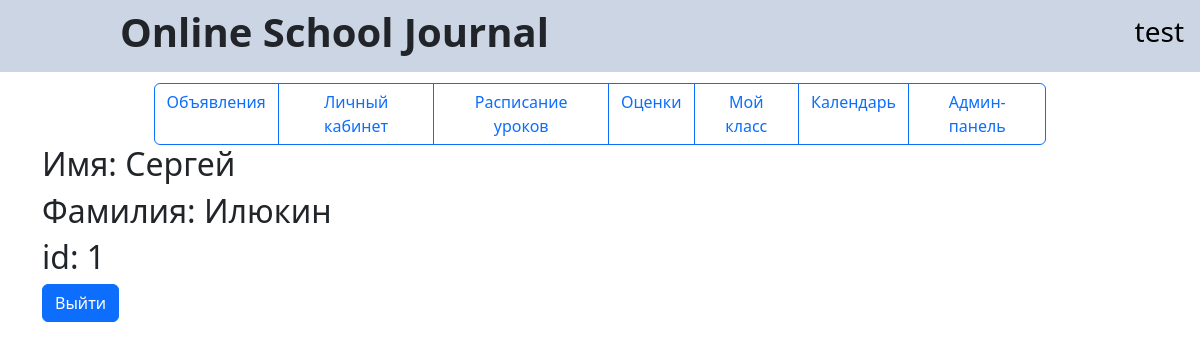
/menu/profile (signed in), run on the app's committed database.
### data/user_forming.py (models this page shows, shortened)
class User(SqlAlchemyBase, UserMixin):
    __tablename__ = 'users'
    id = sqlalchemy.Column(sqlalchemy.Integer,
                           primary_key=True, autoincrement=True)
    role = sqlalchemy.Column(sqlalchemy.String, nullable=True)
    login = sqlalchemy.Column(sqlalchemy.String, nullable=True, unique=True)
    hashed_password = sqlalchemy.Column(sqlalchemy.String, nullable=True)
    surname = sqlalchemy.Column(sqlalchemy.String, nullable=True)
    name = sqlalchemy.Column(sqlalchemy.String, nullable=True)
    age = sqlalchemy.Column(sqlalchemy.Integer, nullable=True)
    address = sqlalchemy.Column(sqlalchemy.String, nullable=True)
    modified_date = sqlalchemy.Column(sqlalchemy.DateTime,
                                      default=datetime.datetime.now)
    class_student = sqlalchemy.Column(sqlalchemy.String, nullable=True)
    marks = orm.relationship("Marks", back_populates='user')

### main.py (the view)
@app.route("/menu/profile", methods=['GET', 'POST'])
def menu_profile():
    if current_user.is_authenticated:
        return render_template("menu_profile.html", current_user=current_user)
    return redirect("/login")

### data/db_session.py (called while the page is built)
def create_session() -> Session:
    global __factory
    return __factory()

### main.py (called while the page is built)
@login_manager.user_loader
def load_user(user_id):
    db_sess = db_session.create_session()
    return db_sess.get(User, user_id)

### templates/menu_profile.html
{% extends "main.html" %}
{% block content %}
<h2>Имя: {{ current_user.name }}</h2>
<h2>Фамилия: {{ current_user.surname }}</h2>
<h2>id: {{ current_user.id }}</h2>
<a class="btn btn-primary" href="/logout" role="button">Выйти</a>
{% endblock %}

### templates/main.html (shortened to what this page needs)
<!doctype html>
<html lang="ru">
<head>
	<link rel="stylesheet" href="/static/css/style.css">
	<link href="https://cdn.jsdelivr.net/npm/bootstrap@5.3.0/dist/css/bootstrap.min.css" rel="stylesheet"
>
</head>
<body>
	<header>
		<nav class="navbar navbar-light">
			<h1 id="title">Online School Journal</h1>
			 {% if current_user.is_authenticated %}
			 <a class="navbar-brand" href="/menu/profile"><h3>{{ current_user.login }}</h3></a>
			 {% endif %}
		</nav>
	</header>
	<main role="main" class="container">
        <div id="tabs" class="btn-group">
            <a href="/menu/ads" class="btn btn-outline-primary">Объявления</a>
            <a href="/menu/profile" class="btn btn-outline-primary">Личный кабинет</a>
            <a href="/menu/timetable" class="btn btn-outline-primary">Расписание уроков</a>
            <a href="/menu/marks" class="btn btn-outline-primary">Оценки</a>
            <a href="/menu/class" class="btn btn-outline-primary">Мой класс</a>
            <a href="/menu/calendar" class="btn btn-outline-primary">Календарь</a>
            {% if current_user.role == "admin" %}
            <a href="/menu/admin" class="btn btn-outline-primary">Админ-панель</a>
            {% endif %}
        </div>
        {% block content %}{% endblock %}
    </main>
</body>
</html>

### static/css/style.css (style rules this page uses)
nav { background-color:#ccd5e3; }
#title { margin-left: 10%; font-weight: bold }
#tabs { display: flex; margin-left: 10%; margin-right: 10%; margin-top: 1% }

### data on the page
User: login "test", name "Сергей", surname "Илюкин", id "1"
